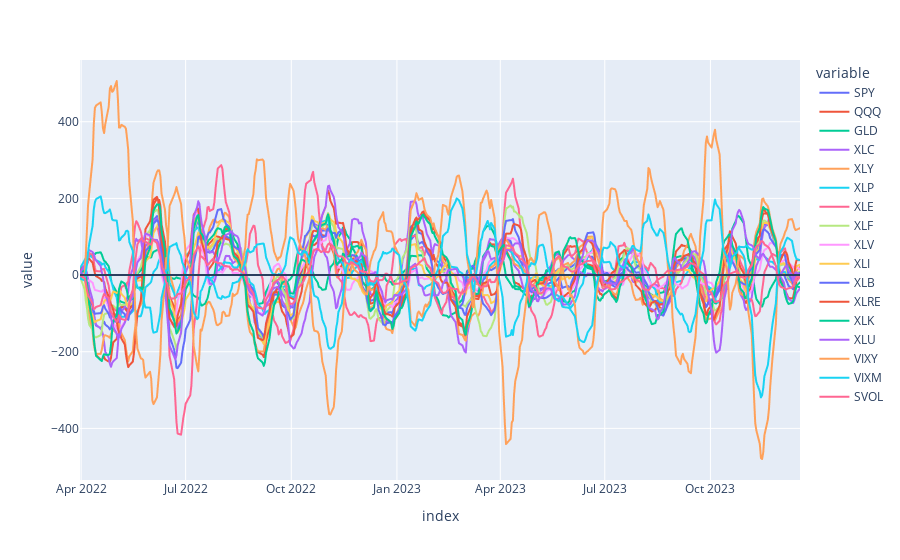

The code cell stored with this chart in its notebook:
### Code cell
px.line(data_frame=sector_diff).add_hline(0)

### Figure 1 — Plotly figure (JSON) as saved in the notebook; plotly's stock layout.template omitted (floating-point values rounded to 4 significant figures; data arrays with more than 128 entries replaced by an {"elided": "..."} marker saying what was removed)
{"data": [{"hovertemplate": "variable=SPY<br>index=%{x}<br>value=%{y}<extra></extra>", "legendgroup": "SPY", "line": {"color": "#636efa", "dash": "solid"}, "marker": {"symbol": "circle"}, "mode": "lines", "name": "SPY", "showlegend": true, "type": "scattergl", "x": {"elided": "432 str values"}, "xaxis": "x", "y": {"elided": "432 float values"}, "yaxis": "y"}, {"hovertemplate": "variable=QQQ<br>index=%{x}<br>value=%{y}<extra></extra>", "legendgroup": "QQQ", "line": {"color": "#EF553B", "dash": "solid"}, "marker": {"symbol": "circle"}, "mode": "lines", "name": "QQQ", "showlegend": true, "type": "scattergl", "x": {"elided": "432 str values"}, "xaxis": "x", "y": {"elided": "432 float values"}, "yaxis": "y"}, {"hovertemplate": "variable=GLD<br>index=%{x}<br>value=%{y}<extra></extra>", "legendgroup": "GLD", "line": {"color": "#00cc96", "dash": "solid"}, "marker": {"symbol": "circle"}, "mode": "lines", "name": "GLD", "showlegend": true, "type": "scattergl", "x": {"elided": "432 str values"}, "xaxis": "x", "y": {"elided": "432 float values"}, "yaxis": "y"}, {"hovertemplate": "variable=XLC<br>index=%{x}<br>value=%{y}<extra></extra>", "legendgroup": "XLC", "line": {"color": "#ab63fa", "dash": "solid"}, "marker": {"symbol": "circle"}, "mode": "lines", "name": "XLC", "showlegend": true, "type": "scattergl", "x": {"elided": "432 str values"}, "xaxis": "x", "y": {"elided": "432 float values"}, "yaxis": "y"}, {"hovertemplate": "variable=XLY<br>index=%{x}<br>value=%{y}<extra></extra>", "legendgroup": "XLY", "line": {"color": "#FFA15A", "dash": "solid"}, "marker": {"symbol": "circle"}, "mode": "lines", "name": "XLY", "showlegend": true, "type": "scattergl", "x": {"elided": "432 str values"}, "xaxis": "x", "y": {"elided": "432 float values"}, "yaxis": "y"}, {"hovertemplate": "variable=XLP<br>index=%{x}<br>value=%{y}<extra></extra>", "legendgroup": "XLP", "line": {"color": "#19d3f3", "dash": "solid"}, "marker": {"symbol": "circle"}, "mode": "lines", "name": "XLP", "showlegend": true, "type": "scattergl", "x": {"elided": "432 str values"}, "xaxis": "x", "y": {"elided": "432 float values"}, "yaxis": "y"}, {"hovertemplate": "variable=XLE<br>index=%{x}<br>value=%{y}<extra></extra>", "legendgroup": "XLE", "line": {"color": "#FF6692", "dash": "solid"}, "marker": {"symbol": "circle"}, "mode": "lines", "name": "XLE", "showlegend": true, "type": "scattergl", "x": {"elided": "432 str values"}, "xaxis": "x", "y": {"elided": "432 float values"}, "yaxis": "y"}, {"hovertemplate": "variable=XLF<br>index=%{x}<br>value=%{y}<extra></extra>", "legendgroup": "XLF", "line": {"color": "#B6E880", "dash": "solid"}, "marker": {"symbol": "circle"}, "mode": "lines", "name": "XLF", "showlegend": true, "type": "scattergl", "x": {"elided": "432 str values"}, "xaxis": "x", "y": {"elided": "432 float values"}, "yaxis": "y"}, {"hovertemplate": "variable=XLV<br>index=%{x}<br>value=%{y}<extra></extra>", "legendgroup": "XLV", "line": {"color": "#FF97FF", "dash": "solid"}, "marker": {"symbol": "circle"}, "mode": "lines", "name": "XLV", "showlegend": true, "type": "scattergl", "x": {"elided": "432 str values"}, "xaxis": "x", "y": {"elided": "432 float values"}, "yaxis": "y"}, {"hovertemplate": "variable=XLI<br>index=%{x}<br>value=%{y}<extra></extra>", "legendgroup": "XLI", "line": {"color": "#FECB52", "dash": "solid"}, "marker": {"symbol": "circle"}, "mode": "lines", "name": "XLI", "showlegend": true, "type": "scattergl", "x": {"elided": "432 str values"}, "xaxis": "x", "y": {"elided": "432 float values"}, "yaxis": "y"}, {"hovertemplate": "variable=XLB<br>index=%{x}<br>value=%{y}<extra></extra>", "legendgroup": "XLB", "line": {"color": "#636efa", "dash": "solid"}, "marker": {"symbol": "circle"}, "mode": "lines", "name": "XLB", "showlegend": true, "type": "scattergl", "x": {"elided": "432 str values"}, "xaxis": "x", "y": {"elided": "432 float values"}, "yaxis": "y"}, {"hovertemplate": "variable=XLRE<br>index=%{x}<br>value=%{y}<extra></extra>", "legendgroup": "XLRE", "line": {"color": "#EF553B", "dash": "solid"}, "marker": {"symbol": "circle"}, "mode": "lines", "name": "XLRE", "showlegend": true, "type": "scattergl", "x": {"elided": "432 str values"}, "xaxis": "x", "y": {"elided": "432 float values"}, "yaxis": "y"}, {"hovertemplate": "variable=XLK<br>index=%{x}<br>value=%{y}<extra></extra>", "legendgroup": "XLK", "line": {"color": "#00cc96", "dash": "solid"}, "marker": {"symbol": "circle"}, "mode": "lines", "name": "XLK", "showlegend": true, "type": "scattergl", "x": {"elided": "432 str values"}, "xaxis": "x", "y": {"elided": "432 float values"}, "yaxis": "y"}, {"hovertemplate": "variable=XLU<br>index=%{x}<br>value=%{y}<extra></extra>", "legendgroup": "XLU", "line": {"color": "#ab63fa", "dash": "solid"}, "marker": {"symbol": "circle"}, "mode": "lines", "name": "XLU", "showlegend": true, "type": "scattergl", "x": {"elided": "432 str values"}, "xaxis": "x", "y": {"elided": "432 float values"}, "yaxis": "y"}, {"hovertemplate": "variable=VIXY<br>index=%{x}<br>value=%{y}<extra></extra>", "legendgroup": "VIXY", "line": {"color": "#FFA15A", "dash": "solid"}, "marker": {"symbol": "circle"}, "mode": "lines", "name": "VIXY", "showlegend": true, "type": "scattergl", "x": {"elided": "432 str values"}, "xaxis": "x", "y": {"elided": "432 float values"}, "yaxis": "y"}, {"hovertemplate": "variable=VIXM<br>index=%{x}<br>value=%{y}<extra></extra>", "legendgroup": "VIXM", "line": {"color": "#19d3f3", "dash": "solid"}, "marker": {"symbol": "circle"}, "mode": "lines", "name": "VIXM", "showlegend": true, "type": "scattergl", "x": {"elided": "432 str values"}, "xaxis": "x", "y": {"elided": "432 float values"}, "yaxis": "y"}, {"hovertemplate": "variable=SVOL<br>index=%{x}<br>value=%{y}<extra></extra>", "legendgroup": "SVOL", "line": {"color": "#FF6692", "dash": "solid"}, "marker": {"symbol": "circle"}, "mode": "lines", "name": "SVOL", "showlegend": true, "type": "scattergl", "x": {"elided": "432 str values"}, "xaxis": "x", "y": {"elided": "432 float values"}, "yaxis": "y"}], "layout": {"legend": {"title": {"text": "variable"}, "tracegroupgap": 0}, "margin": {"t": 60}, "shapes": [{"type": "line", "x0": 0, "x1": 1, "xref": "x domain", "y0": 0, "y1": 0, "yref": "y"}], "xaxis": {"anchor": "y", "domain": [0, 1], "title": {"text": "index"}}, "yaxis": {"anchor": "x", "domain": [0, 1], "title": {"text": "value"}}}}
